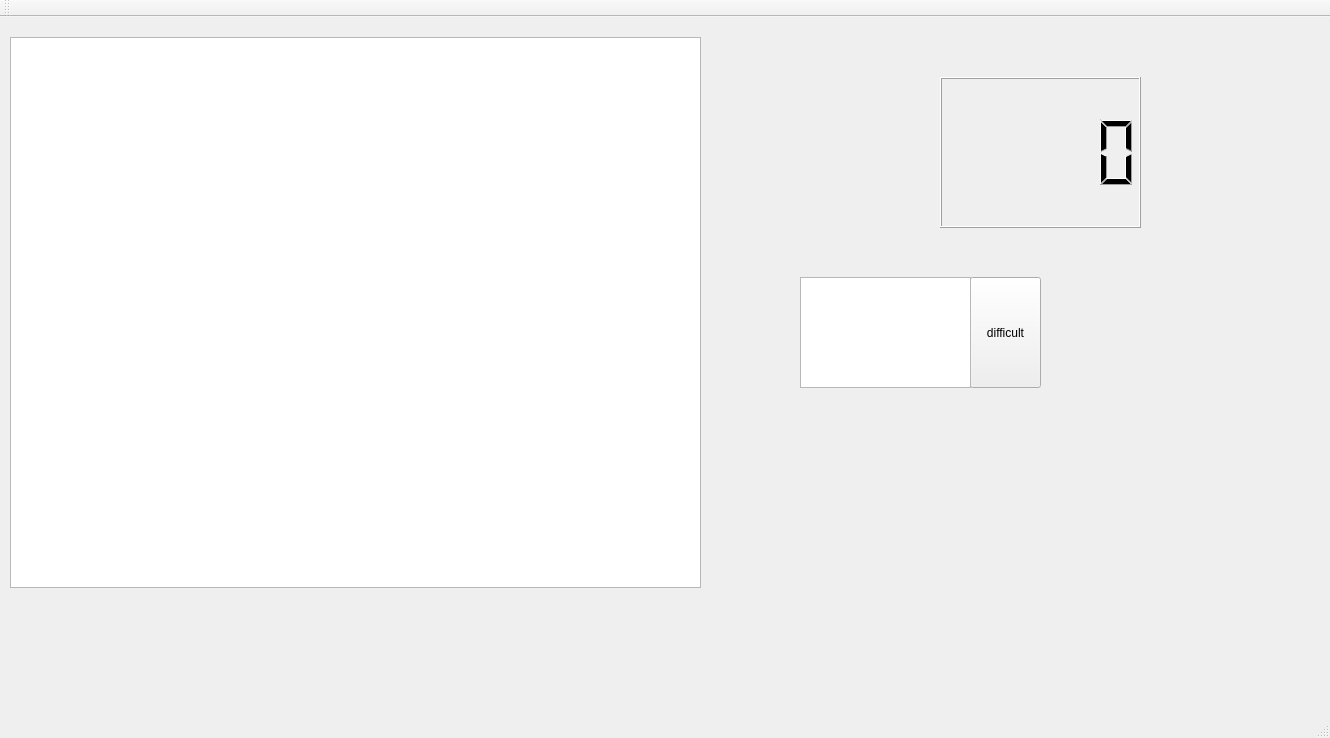
<?xml version="1.0" encoding="UTF-8"?>
<ui version="4.0">
 <class>MainWindow</class>
 <widget class="QMainWindow" name="MainWindow">
  <property name="geometry">
   <rect>
    <x>0</x>
    <y>0</y>
    <width>1330</width>
    <height>738</height>
   </rect>
  </property>
  <property name="windowTitle">
   <string>MainWindow</string>
  </property>
  <widget class="QWidget" name="centralWidget">
   <widget class="QGraphicsView" name="graphicsView">
    <property name="geometry">
     <rect>
      <x>10</x>
      <y>20</y>
      <width>691</width>
      <height>551</height>
     </rect>
    </property>
   </widget>
   <widget class="QLCDNumber" name="lcdNumber">
    <property name="geometry">
     <rect>
      <x>940</x>
      <y>60</y>
      <width>201</width>
      <height>151</height>
     </rect>
    </property>
   </widget>
   <widget class="QPushButton" name="difficult">
    <property name="geometry">
     <rect>
      <x>970</x>
      <y>260</y>
      <width>71</width>
      <height>111</height>
     </rect>
    </property>
    <property name="text">
     <string>difficult</string>
    </property>
   </widget>
   <widget class="QTextEdit" name="textEdit">
    <property name="geometry">
     <rect>
      <x>800</x>
      <y>260</y>
      <width>171</width>
      <height>111</height>
     </rect>
    </property>
   </widget>
  </widget>
  <widget class="QMenuBar" name="menuBar">
   <property name="geometry">
    <rect>
     <x>0</x>
     <y>0</y>
     <width>1330</width>
     <height>22</height>
    </rect>
   </property>
  </widget>
  <widget class="QToolBar" name="mainToolBar">
   <attribute name="toolBarArea">
    <enum>TopToolBarArea</enum>
   </attribute>
   <attribute name="toolBarBreak">
    <bool>false</bool>
   </attribute>
  </widget>
  <widget class="QStatusBar" name="statusBar"/>
 </widget>
 <layoutdefault spacing="6" margin="11"/>
 <resources/>
 <connections/>
</ui>
